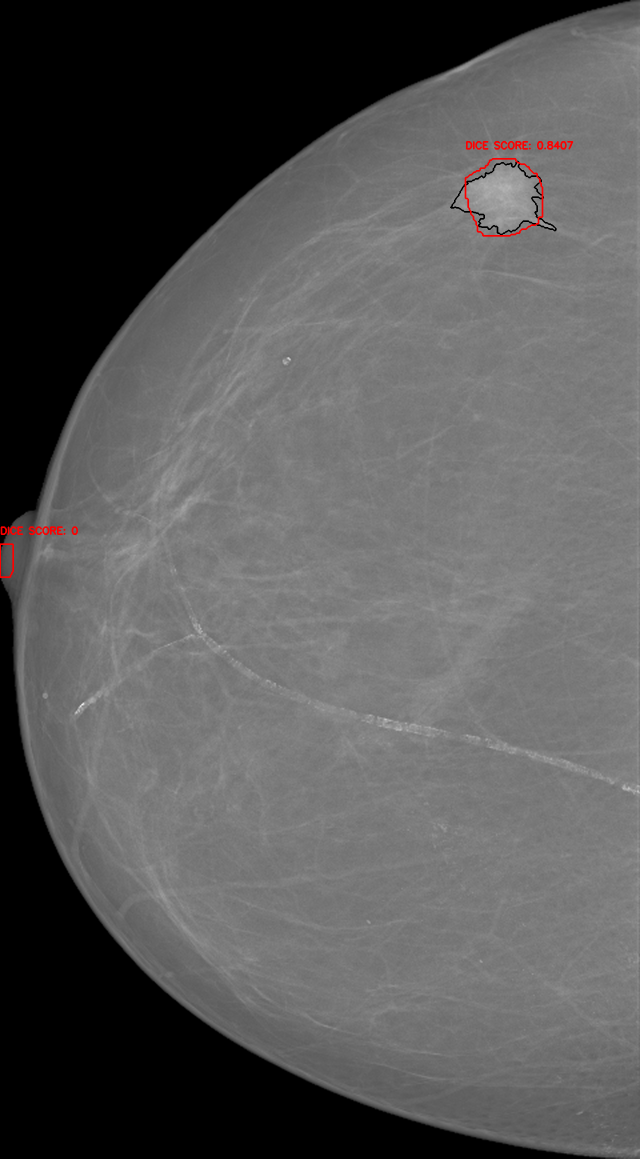
#> input picture report/report_images/visualize_segmentation/20587612_f4b2d377f43ba0bd_MG_R_CC_ANON_3.tif, 1920 x 3476 px, given in place of 22614379_d065adcb9905b973_MG_L_CC_ANON.tif, which was not available (shown at 1/3 size)
$ jupyter execute --allow-errors visualize_segmentation.ipynb   (shell and % lines are left out)
#> lines starting #> are read from the running program, lines starting #| are printed output that depends on the picture; after the words box and inside, x2 and y2 are one past the last pixel; in counts of white or black regions, pixels touching at a corner belong together; pictures that were not available may be replaced by others from this repository, and a replacement may not be noted
### helpers/preprocessing.py
import cv2
from loguru import logger
import display
import glob
import os
import time
from tqdm import tqdm, tqdm_notebook
import numpy as np

from display import convert_to_16bit

class Preprocessor:
    def __init__(self):
        self._resized_img           = None
        self._gray_img              = None
        self._thresholding_mask     = None
        self._contour_img           = None
        self._segmented_img         = None
        self._gt_img                = None
        self._rescaled_img          = None
        self._clahe_img             = None
        self.scale_factor           = 4

    # [25 lines left out: functions crop_raw, _resize, not called in this run]

    def _to_grayscale(self, images):
        return cv2.cvtColor(images.copy(), cv2.COLOR_BGR2GRAY)

    def _threshold_mask(self, images):
        blur = cv2.GaussianBlur(images.copy(), (5,5), 0)
        return cv2.threshold(blur, 0, 255, cv2.THRESH_BINARY + cv2.THRESH_OTSU)[1]

    # [17 lines left out: function _find_contours_and_segment, not called in this run]

    def _rescale(self, images):
        return cv2.normalize(images.copy(), None, 0, 255, cv2.NORM_MINMAX)

    # [169 lines left out: functions _clahe, _export_processed, _flip_breast, _add_padding, upsample, save_image and 2 more, not called in this run]

### notebooks/visualize_segmentation.ipynb
[cell 1]
import sys
sys.path.append('..\\helpers')

import cv2
import numpy as np
from preprocessing import Preprocessor

preprocessor = Preprocessor()


# To allow auto reload to this notebook after modifying any external file imported

[cell 2]
def upsample(image):
    height, width = image.shape[:2]
    new_height = int(height * 4)
    new_width = int(width * 4)

    return cv2.resize(image.copy(), (new_width, new_height), interpolation=cv2.INTER_CUBIC)

def binarize(image):
    threshold = 128
    _, binarized_image = cv2.threshold(image, threshold, 255, cv2.THRESH_BINARY)
    return binarized_image

def show_image(labe, image):
    cv2.imshow(labe, cv2.resize(image, (image.shape[1]//3, image.shape[0]//3)))
    cv2.waitKey(0)
    cv2.destroyAllWindows()

def convert_to_8bit(image_16bit):
    if not isinstance(image_16bit, np.ndarray) or image_16bit.dtype != np.uint16:
        raise ValueError("Input must be a 16-bit numpy array")

    # Scale the 16-bit image to the range of 0-255
    image_8bit = (image_16bit / np.max(image_16bit) * 255).astype(np.uint8)

    return image_8bit

[cell 3]
image_name = '22614379_d065adcb9905b973_MG_L_CC_ANON' # without .tif
mms_scale  = 5

gt_image   = cv2.imread(f'../dataset/processed/groundtruth/{image_name}.tif', cv2.IMREAD_GRAYSCALE)
#> gt_image: shape (3476, 1920); min 0, max 255, mean 88.6
segm_image = cv2.imread(f'../dataset/output/segmentation/{image_name}_{mms_scale}.tif', cv2.IMREAD_GRAYSCALE)
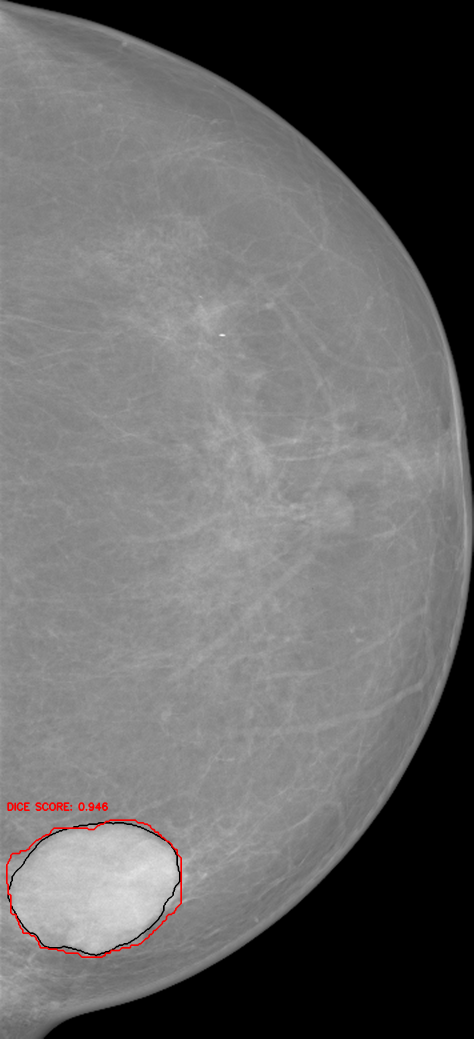
#> input picture report/report_images/visualize_segmentation/22614379_d065adcb9905b973_MG_L_CC_ANON_5.tif, 1420 x 3116 px, found by its file name (shown at 1/3 size)
#> segm_image: shape (3116, 1420); min 0, max 255, mean 106.1
raw_image  = cv2.imread(f'../dataset/processed/cropped_raw/{image_name}.tif', cv2.IMREAD_UNCHANGED)
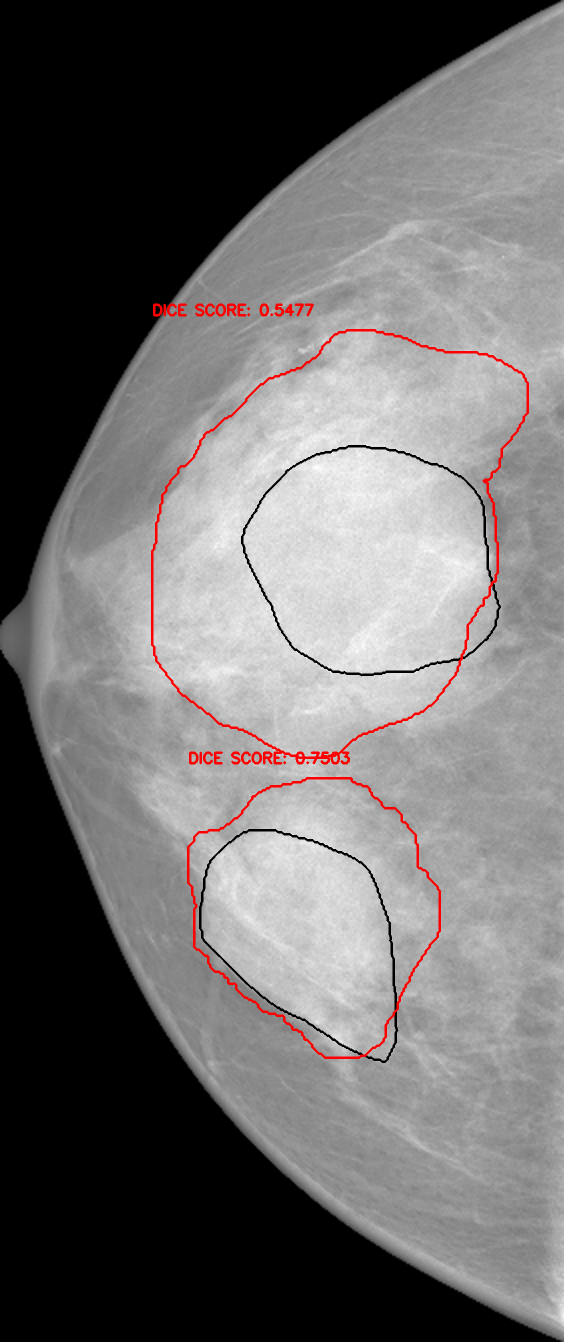
#> input picture report/report_images/visualize_segmentation/22580341_5eae9beae14d26fd_MG_R_CC_ANON_7.tif, 1128 x 2684 px, given in place of 22614379_d065adcb9905b973_MG_L_CC_ANON.tif, which was not available (shown at 1/2 size)
#> raw_image is the input picture: shape (2684, 1128, 3); mean B, G, R 108.7, 108.7, 111.1

gt_image   = binarize(upsample(gt_image))
#> in binarize, `threshold = 128`: threshold = 128
segm_image = binarize(upsample(segm_image))
#> in binarize (call 2), `_, binarized_image = cv2.threshold(image, threshold, 255, cv2.THRESH_B..`:
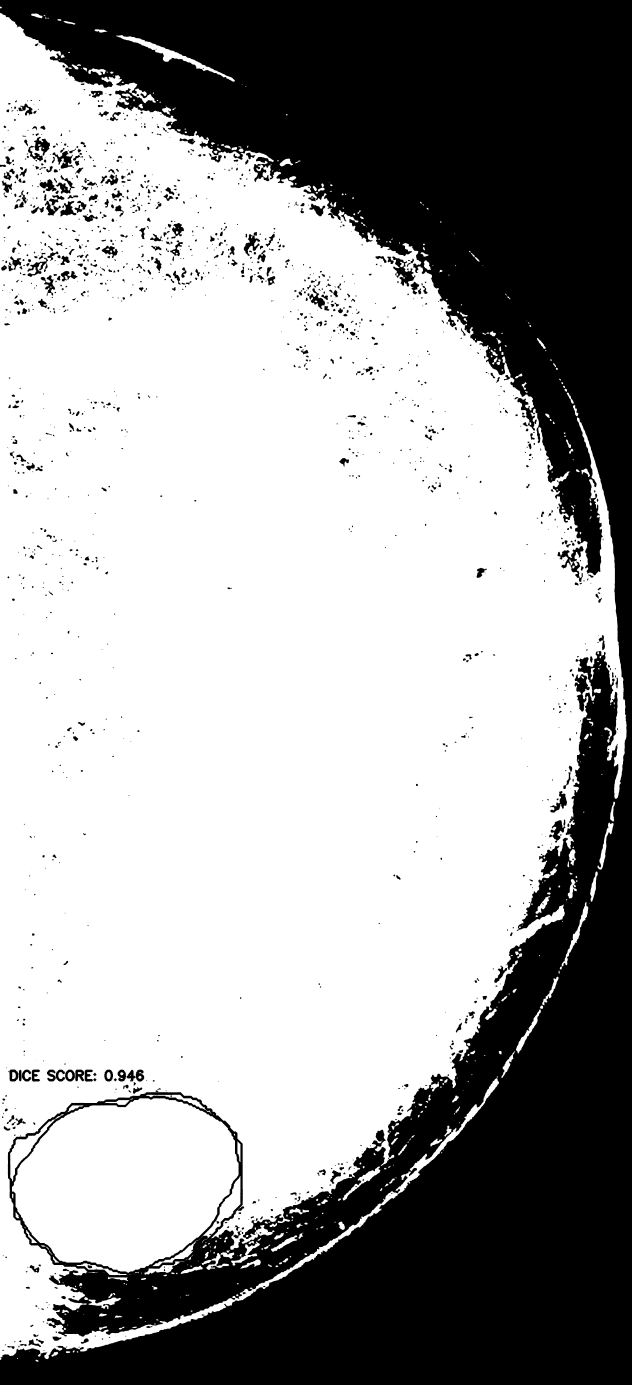
#> binarized_image: shape (12464, 5680) (shown at 1/9 size); 63.7% white; 1493 black regions (58 under 20 px), largest, box (x1, y1, x2, y2) and area: (0, 0, 5680, 12464) 24879910, (5017, 4914, 5253, 5236) 22273, (3528, 2309, 3739, 2580) 21878

#> (the rest of this cell did not finish here and is left out)
